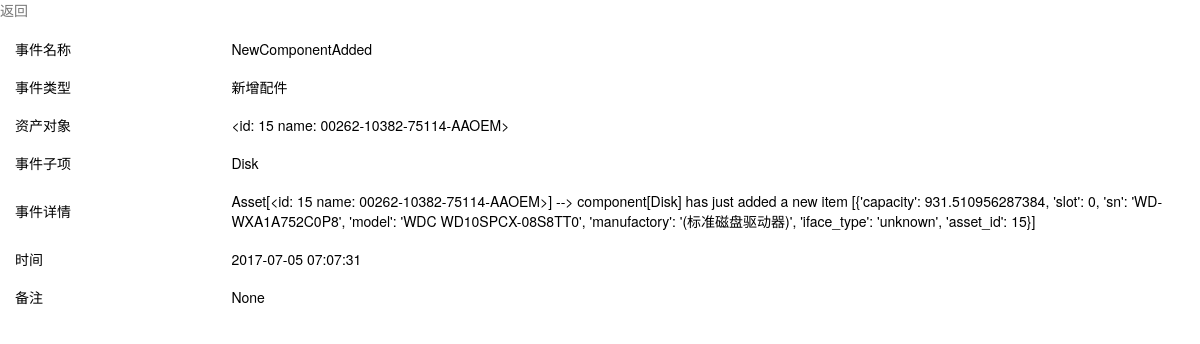
/asset/events/detail-19/, run on the app's committed database.
### asset/models.py (models this page shows, shortened)
class EventLog(models.Model):
    name = models.CharField(u'事件名称', max_length=128)
    event_type_choices = (
        (1, u'硬件变更'),
        (2, u'新增配件'),
        (3, u'设备下线'),
        (4, u'设备上线'),
        (5, u'定期维护'),
        (6, u'业务上线\更新\变更'),
        (7, u'其它'),
    )
    event_type = models.SmallIntegerField(u'事件类型', choices=event_type_choices)
    asset = models.ForeignKey('Asset')
    component = models.CharField(u'事件子项', max_length=256, blank=True, null=True)
    detail = models.TextField(u'事件详情', blank=True, null=True)
    date = models.DateTimeField(u'事件时间', auto_now_add=True)
    user = models.ForeignKey('UserProfile', verbose_name=u'事件源')
    memo = models.TextField(u'备注', blank=True, null=True)
    class Meta:
        verbose_name = '事件日志表'
        verbose_name_plural = "事件日志表"
    def colored_event_type(self):
        if self.event_type == 1:
            cell_html = '<span style="background: orange;">%s</span>'
        elif self.event_type == 2:
            cell_html = '<span style="background: yellowgreen;">%s</span>'
        else:
            cell_html = '<span >%s</span>'
        return cell_html % self.get_event_type_display()
    colored_event_type.allow_tags = True
    colored_event_type.short_description = u'事件类型'

class Asset(models.Model):
    asset_type_choices = (
        ('server', u'服务器'),
        ('networkdevice', u'网络设备'),
        ('storagedevice', u'存储设备'),
        ('securitydevice', u'安全设备'),
        ('accessories', u'备件'),
        ('software', u'软件资产'),
    )
    asset_type = models.CharField(choices=asset_type_choices, max_length=64, default='server')
    name = models.CharField(max_length=64, unique=True)
    sn = models.CharField(u'资产SN号', max_length=128, unique=True)
    manufactory = models.ForeignKey('Manufactory', verbose_name=u'制造商', null=True, blank=True)
    management_ip = models.GenericIPAddressField(u'管理IP', blank=True, null=True)
    contract = models.ForeignKey('Contract', verbose_name=u'合同', blank=True, null=True)
    trade_date = models.DateField(u'购买日期', null=True, blank=True)
    expire_date = models.DateField(u'过保日期', null=True, blank=True)
    price = models.FloatField(u'价格', null=True, blank=True)
    business_unit = models.ForeignKey('BusinessUnit', verbose_name=u'所属业务线', null=True, blank=True)
    tags = models.ManyToManyField('Tag', blank=True)
    admin = models.ForeignKey('UserProfile', verbose_name=u'资产管理员', null=True, blank=True)
    cabinet = models.ForeignKey('Cabinet', verbose_name=u'IDC机柜', null=True, blank=True)
    status_choices = (
        (0, u'在线'),
        (1, u'已下线'),
        (2, u'未知'),
        (3, u'故障'),
        (4, u'备用'),
    )
    status = models.SmallIntegerField(choices=status_choices, default=0)
    memo = models.TextField(u'备注', null=True, blank=True)
    create_date = models.DateTimeField(blank=True, auto_now_add=True)
    update_date = models.DateTimeField(blank=True, auto_now=True)
    class Meta:
        verbose_name = '资产总表'
        verbose_name_plural = '资产总表'
    def __str__(self):
        return '<id: %s name: %s>' % (self.id, self.name)

### asset/views.py (the view)
# urls.py: url(r'events/detail-(\d+)/$', views.events_detail),
def events_detail(request, nid):
    nid = int(nid)
    event_obj = models.EventLog.objects.filter(id=nid).first()
    print(event_obj.name)
    return render(request, 'events_detail.html', locals())

### templates/events_detail.html (shortened to what this page needs)
<!DOCTYPE html>
<html lang="en">
<head>
    <link rel="stylesheet" href="/static/plugins/layui/css/layui.css" media="all" />
</head>
<body>
<p><a href="/asset/events_list/">返回</a></p>
<table class="layui-table" lay-skin="nob">
  <colgroup>
    <col width="30">
    <col width="200">
    <col>
  </colgroup>
  <tbody>
    <tr>
    <td>事件名称</td>
    <td>{{ event_obj.name }}</td>
    </tr>
    <tr>
    <td>事件类型</td>
    <td>{{ event_obj.get_event_type_display }}</td>
    </tr>
    <tr>
    <td>资产对象</td>
    <td>{{ event_obj.asset }}</td>
    </tr>
    <tr>
    <td>事件子项</td>
    <td>{{ event_obj.component }}</td>
    </tr>
    <tr>
    <td>事件详情</td>
    <td>{{ event_obj.detail }}</td>
    </tr>
    <tr>
    <td>时间</td>
    <td>{{ event_obj.date|date:'Y-m-d h:m:t' }}</td>
    </tr>
    <tr>
    <td>备注</td>
    <td>{{ event_obj.memo }}</td>
    </tr>
  </tbody>
</table>
</body>
</html>

### data on the page
EventLog: name "NewComponentAdded", event_type "新增配件", asset "<id: 15 name: 00262-10382-75114-AAOEM>", component "Disk", detail "Asset[<id: 15 name: 00262-10382-75114-AAOEM>] --> component[Disk] has just added a new item [{'capacity': 931.510956287384, 'slot': 0, 'sn': 'WD-WXA1A752C0P8', 'model': 'WDC WD10SPCX-08S8TT0', 'manufactory': '(标准磁盘驱动器)', 'iface_type': 'unknown', 'asset_id': 15}]", date "2017-07-05 07:07:31", memo "None"
